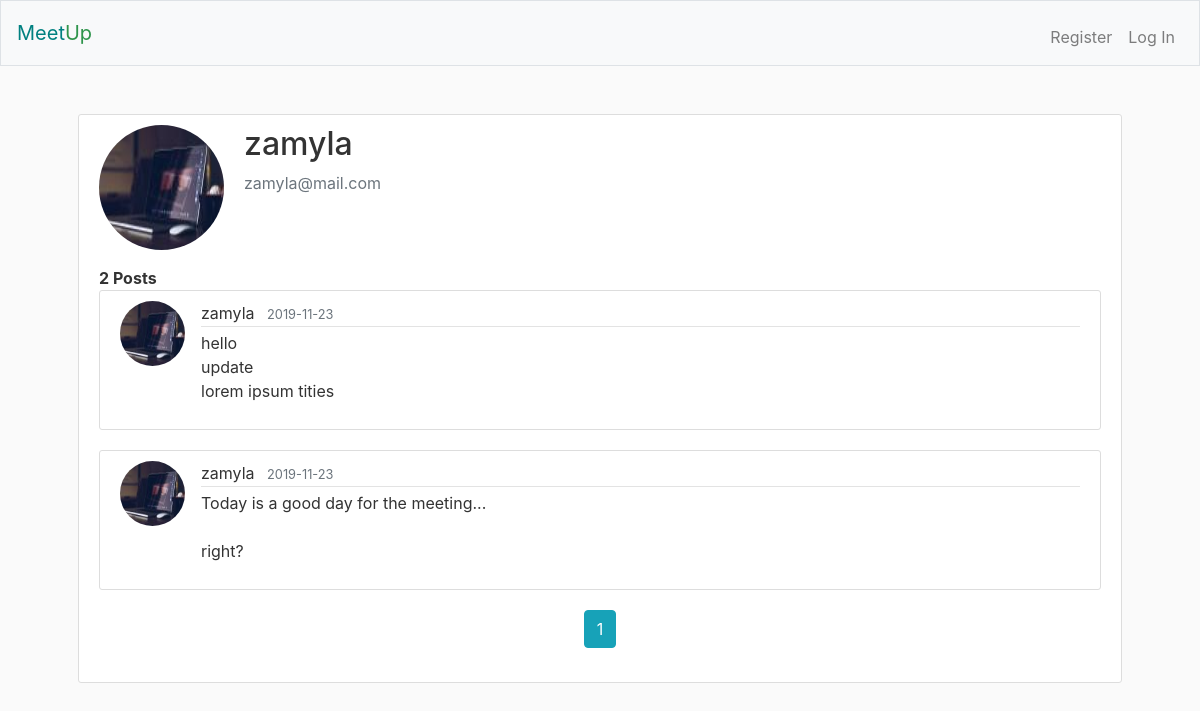
Before: /users/zamyla with the older database file.
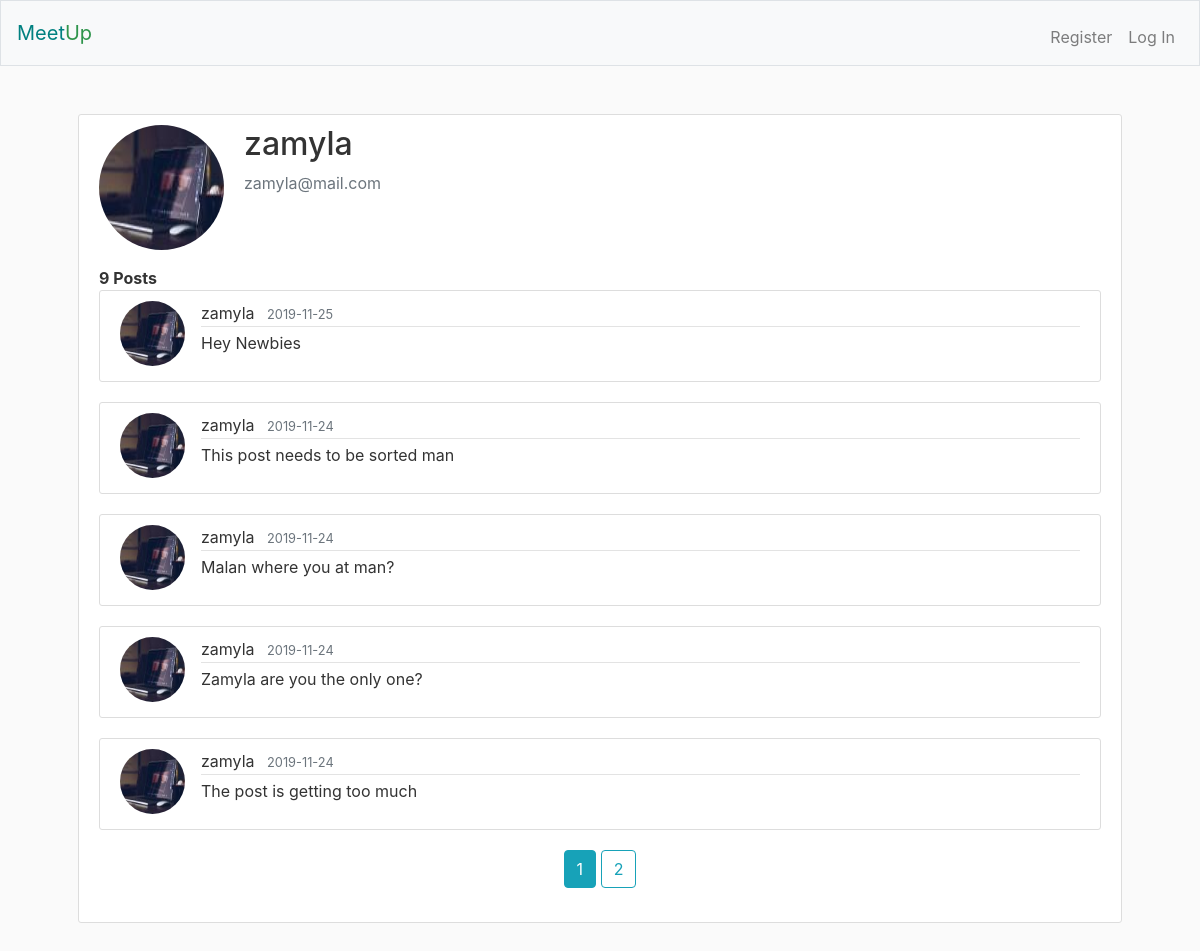
After: the same page with the newer database file.
### meetup/models.py (models this page shows, shortened)
class User(db.Model, UserMixin):
    id = db.Column(db.Integer, primary_key=True)
    username = db.Column(db.String(20), unique=True, nullable=False)
    email = db.Column(db.String(255), unique=True, nullable=False)
    image_file = db.Column(db.String(20), nullable=False, default='no-img.png')
    password = db.Column(db.String(60), nullable=False)
    posts = db.relationship('Post', backref='owner', lazy=True)

class Post(db.Model):
    id = db.Column(db.Integer, primary_key=True)
    message = db.Column(db.Text, nullable=False)
    posted_at = db.Column(db.DateTime, default=datetime.utcnow)
    owner_id = db.Column(db.Integer, db.ForeignKey('user.id'), nullable=False)

### meetup/users/routes.py (the view)
@users.route('/users/<string:username>')
def user_posts(username):
    page = request.args.get('page', 1, type=int)
    user = User.query.filter_by(username=username).first_or_404()
    posts = Post.query.filter_by(owner=user).order_by(
        Post.posted_at.desc()).paginate(page=page, per_page=5)
    return render_template('user_posts.html', posts=posts, user=user)

### meetup/templates/user_posts.html (shortened to what this page needs)
{% extends "layout.html" %}
{% block main %}
    <div class="media">
        <img class="rounded-circle account-img" src="{{ url_for('static', filename='profile-imgs/' + user.image_file) }}" />
        <div class="media-body">
            <h2 class="account-heading">{{ user.username }}</h2>
            <p class="text-secondary">{{ user.email }}</p>
        </div>
    </div>
    <div><strong>{{ posts.total }} Posts</strong></div>
    {% for post in posts.items %}
        <a id="post-link" href="{{ url_for('posts.post', post_id=post.id) }}">
            <article class="media content-section">
                <img class="rounded-circle article-img" src="{{ url_for('static', filename='profile-imgs/' + post.owner.image_file) }}" />
            <div class="media-body">
                <div class="article-metadata">
                    <span class="mr-2">{{ post.owner.username }}</span>
                    <small class="text-muted">{{ post.posted_at.strftime('%Y-%m-%d') }}</small>
                </div>
                <p class="article-content">{{ post.message }}</p>
            </div>
            </article>
        </a>
    {% endfor %}
    <div class="text-center">
    {% for page_num in posts.iter_pages(left_edge=1, right_edge=1, left_current=2, right_current=3) %}
        {% if page_num %}
            {% if posts.page == page_num %}
                <a class="btn btn-info mb-4" href="{{ url_for('users.user_posts', username=user.username, page=page_num) }}">{{ page_num }}</a>
            {% else %}
                <a class="btn btn-outline-info mb-4" href="{{ url_for('users.user_posts', username=user.username, page=page_num) }}">{{ page_num }}</a>
            {% endif%}
        {% else %}
            ...
        {% endif %}
    {% endfor %}
    </div>
{% endblock %}

### meetup/templates/layout.html (shortened to what this page needs)
<!DOCTYPE html>
<html lang="en">
  <head>
    <link
      href="https://maxcdn.bootstrapcdn.com/bootstrap/4.1.3/css/bootstrap.min.css"
      rel="stylesheet"
    />
    <link
      href="{{ url_for('static', filename='styles.css') }}"
      rel="stylesheet"
    />
  </head>
  <body>
    <nav class="navbar navbar-expand-md navbar-light bg-light border">
      <a class="navbar-brand" href="{{ url_for('main.index') }}"
        ><span class="teal">Meet</span><span class="green">Up</span></a
      >
      <div class="collapse navbar-collapse" id="navbar">
        {% if current_user.is_authenticated %}
        <ul class="navbar-nav ml-auto mt-2">
          <li class="nav-item">
            <a class="nav-link" href="{{ url_for('main.index') }}">Home</a>
          </li>
          <li class="nav-item">
            <a class="nav-link" href="{{ url_for('posts.new_post') }}">New Post</a>
          </li>
          <li class="nav-item">
            <a class="nav-link" href="{{ url_for('users.profile') }}">Profile</a>
          </li>
          <li class="nav-item">
            <a class="nav-link" href="{{ url_for('main.about') }}">About</a>
          </li>
          <li class="nav-item ml-5">
            <a class="nav-link" href="/logout">Log Out</a>
          </li>
        </ul>
        {% else %}
        <ul class="navbar-nav ml-auto mt-2">
          <li class="nav-item">
            <a class="nav-link" href="{{ url_for('users.register') }}">Register</a>
          </li>
          <li class="nav-item">
            <a class="nav-link" href="{{ url_for('users.login') }}">Log In</a>
          </li>
        </ul>
        {% endif %}
      </div>
    </nav>
    <main class="container p-5">
      <div class="content-section">
        {% block main %}{% endblock %}
      </div>
    </main>
  </body>
</html>

### meetup/static/styles.css (style rules this page uses)
body { background: #fafafa; color: #333333; }
.teal { color: teal; }
.green { color: #2e944b; }
.article-content { white-space: pre-line; }
.article-img { height: 65px; width: 65px; margin-right: 16px; }
.article-metadata { padding-bottom: 1px; margin-bottom: 4px; border-bottom: 1px solid #e3e3e3 }
.content-section { background: #ffffff; padding: 10px 20px; border: 1px solid #dddddd; border-radius: 3px; margin-bottom: 20px; }
.account-img { height: 125px; width: 125px; margin-right: 20px; margin-bottom: 16px; }
#post-link { color: #333333; text-decoration: none; }

Changed rows visible on the page:
no longer on this page (row unchanged): Post: image_file (picture), owner.username "zamyla", posted_at "2019-11-23", message "hello update lorem ipsum tities"
no longer on this page (row edited): Post: image_file (picture), owner.username "zamyla", posted_at "2019-11-23", message "Today is a good day for the meeting... right?"
added Post: image_file (picture), owner.username "zamyla", posted_at "2019-11-25", message "Hey Newbies"
added Post: image_file (picture), owner.username "zamyla", posted_at "2019-11-24", message "This post needs to be sorted man"
added Post: image_file (picture), owner.username "zamyla", posted_at "2019-11-24", message "Malan where you at man?"
added Post: image_file (picture), owner.username "zamyla", posted_at "2019-11-24", message "Zamyla are you the only one?"
added Post: image_file (picture), owner.username "zamyla", posted_at "2019-11-24", message "The post is getting too much"
Other visible differences:
{{ posts.total }}: "2" → "9"
new list line: "2"
